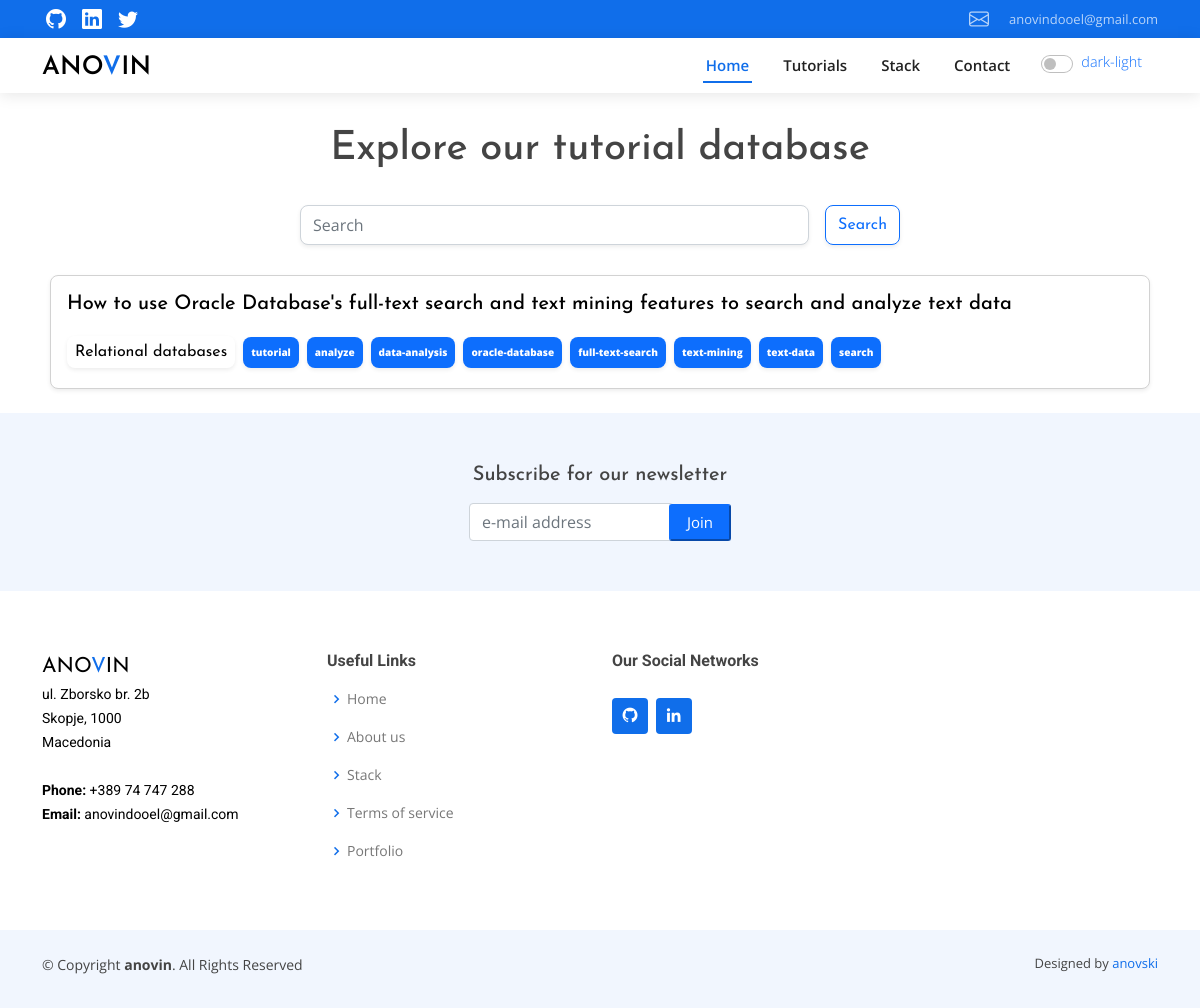
The app's page /tag/full-text-search/ with its own data.
### web/models.py (models this page shows, shortened)
class Tutorial(models.Model):
    title = models.CharField(max_length=255)
    slug = models.CharField(max_length=225, null=True, blank=True)
    meta_description = models.TextField()
    introduction = models.TextField()
    steps = models.TextField()
    content = models.TextField()
    tags = models.ManyToManyField(Tag, blank=True)
    img = models.ImageField(upload_to='tutorials/images/', null=True, blank=True)
    category = models.ForeignKey(Category, on_delete=models.SET_NULL, null=True, blank=True)
    hashtags = models.CharField(max_length=300, null=True, blank=True)
    def get_absolute_url(self):
        return reverse('single_tutorial', kwargs={
            'slug': self.slug
        })

class Category(models.Model):
    name = models.CharField(max_length=250)
    slug = models.CharField(max_length=250)
    def __str__(self):
        return self.name

class Tag(models.Model):
    name = models.CharField(max_length=255)
    slug = models.CharField(max_length=255)
    def get_absolute_url(self):
        return reverse('single_tag', kwargs={
            'slug': self.slug
        })

### web/views.py (the view)
# urls.py: path('tag/<str:slug>/', views.single_tag, name='single_tag'),
def single_tag(request, slug=None):
    if request.method == 'GET' and 'instant_search' in request.GET:
        tuts = Tutorial.objects.filter(title__contains=request.GET['instant_search'])
        return render(request, 'tutorials.html', context={'tuts': tuts})
    else:
        tuts = Tutorial.objects.filter(tags__slug__iexact=slug)
        tag = Tag.objects.filter(slug=slug)[0]
        return render(request, 'tutorials/single_tag.html', context={'tuts': tuts, 'tag': tag, 'slug': slug})

### web/templates/tutorials/single_tag.html (shortened to what this page needs)
<!DOCTYPE html>
{% load static %}
<html lang="en">
<head>
    {% include 'head.html' %}
<body>
{% include 'menu.html' %}
<div class="container">
    <div class="tag-cloud d-flex align-items-center justify-content-center flex-column w-100 h-auto p-2"
         style="border-radius:10px;">
        <h1 class="mt-4 mb-3" align="center">Explore our tutorial database</h1>
        <div class="w-100" style="margin-bottom:30px;">
            <form method="get" action="{% url 'tutorials' %}" class="d-flex  flex-column flex-md-row">
                <input id='instantSearch' type="text" class="form-control  w-100 shadow-sm  mt-3"
                       style="border-radius: 8px; height: 40px; "
                       placeholder="Search" name="instant_search">
                <button type="submit" class="btn mt-3 shadow-sm btn-outline-primary search-button float-end ms-md-3"
                        style="border-radius: 8px;">Search
                </button>
            </form>
        </div>
        {% for t in tuts %}
        <a href="{{t.get_absolute_url}}" class="text-white" style="text-decoration: none;">
            <div class=" shadow-sm d-flex align-items-center hover-bg p-3 mb-3"
                 style="color:black; border-radius: 8px; border: 1px solid #d2d2d2; background: white; cursor:pointer;">
                <div class="">
                    <h5 class="mb-3">{{ t.title }}</h5>
                    <div class="d-inline-flex flex-wrap align-items-center">
                        <span class="shadow-sm  p-1 pe-2 ps-2  me-2 mb-1 mt-1 cat-text "
                              style="border-radius: 8px; font-size: 16px; ">{{ t.category }}</span>
                        {% for tag in t.tags.all %}
                        <span class="shadow-sm p-2 bg-primary me-2 mb-1 mt-1"
                              style="border-radius: 8px; font-size: 10px; font-weight: 800; color:white;"> {{ tag.name }}</span>
                        {% endfor %}
                    </div>
                </div>
            </div>
        </a>
        {% endfor %}
    </div>
</div>
{% include 'tutorials/footer.html' %}
</body>
</html>

### web/static/assets/css/style.css (style rules this page uses)
body { font-family: "Open Sans", sans-serif; color: #444444; }
a { color: #106eea; text-decoration: none; }
h1, h2, h3, h4, h5, h6 { font-family: "Roboto", sans-serif; }

### web/templates/tutorials/single_tag.html (style rules this page uses)
form { max-width: 600px; margin: 0 auto; }
input, textarea { width: 100%; padding: 0.5rem; font-size: 1rem; border: 1px solid #ccc; border-radius: 0.25rem; }
button[type="submit"] { margin-top: 1rem; }
a { width: 100%; }
h1, h5, .search-button { font-family: "Josefin Sans", sans-serif; }
.cat-text { font-family: "Josefin Sans", sans-serif; }

### records on screen
Tutorial: title "How to use Oracle Database's full-text search and text mining features to search and analyze text data", category "Relational databases"
Tag: name "tutorial"
Tag: name "analyze"
Tag: name "data-analysis"
Tag: name "oracle-database"
Tag: name "full-text-search"
Tag: name "text-mining"
Tag: name "text-data"
Tag: name "search"
